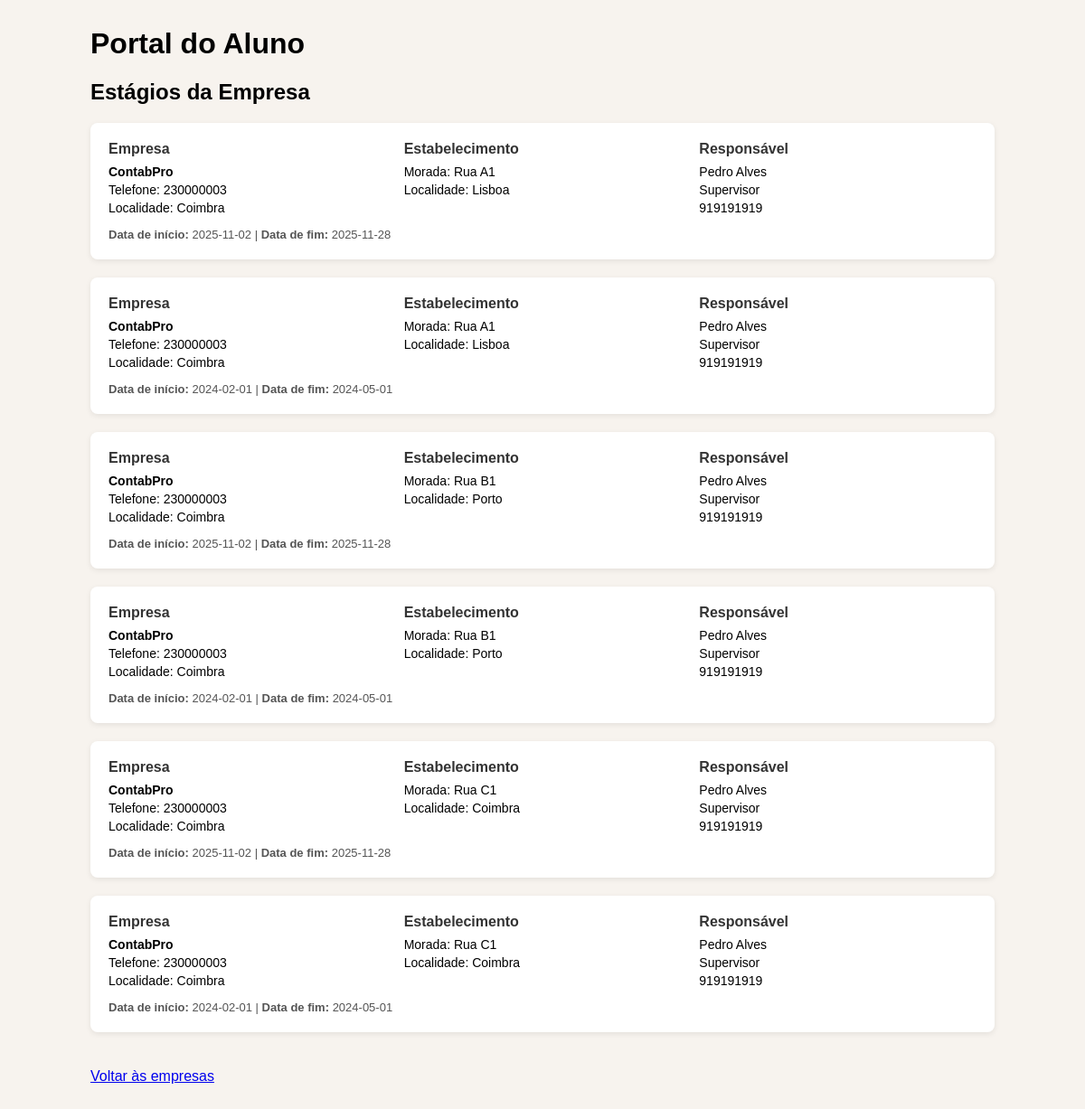
The page /siestagios/aluno/estagios_empresa.php?id=3 on the database its author committed.
### tables this page shows
CREATE TABLE `estagio` (
  `estabelecimento_empresa_id` int(11) NOT NULL,
  `estabelecimento_id` int(11) NOT NULL,
  `aluno_id` int(11) NOT NULL,
  `formador_id` int(11) NOT NULL,
  `data_inicio` date DEFAULT NULL,
  `data_fim` date DEFAULT NULL,
  `nota_empresa` double DEFAULT NULL,
  `nota_escola` double NOT NULL,
  `nota_relatorio` double NOT NULL,
  `nota_procura` double NOT NULL,
  `nota_final` double DEFAULT NULL,
  `classificacao` tinyint(1) DEFAULT NULL
);

CREATE TABLE `empresa` (
  `responsavel_id` int(11) DEFAULT NULL,
  `empresa_id` int(11) NOT NULL,
  `num_contribuinte` char(9) DEFAULT NULL,
  `firma` varchar(150) DEFAULT NULL,
  `morada_sede` varchar(150) DEFAULT NULL,
  `localidade` varchar(150) DEFAULT NULL,
  `codigo_postal` char(8) DEFAULT NULL,
  `telefone` varchar(150) DEFAULT NULL,
  `email` varchar(150) DEFAULT NULL,
  `website` varchar(150) DEFAULT NULL,
  `tipo_organizacao` varchar(150) DEFAULT NULL,
  `observacoes` varchar(150) DEFAULT NULL
);

CREATE TABLE `estabelecimento` (
  `empresa_id` int(11) NOT NULL,
  `responsavel_id` int(11) NOT NULL,
  `zona_id` int(11) NOT NULL,
  `estabelecimento_id` int(11) NOT NULL,
  `nome_comercial` varchar(150) DEFAULT NULL,
  `morada` varchar(150) DEFAULT NULL,
  `localidade` varchar(150) DEFAULT NULL,
  `codigo_postal` varchar(150) DEFAULT NULL,
  `telefone` varchar(150) DEFAULT NULL,
  `email` varchar(150) DEFAULT NULL,
  `foto` int(11) DEFAULT NULL,
  `horario_funcionamento` varchar(150) DEFAULT NULL,
  `data_surgimento` date DEFAULT NULL,
  `aceitou_estagiarios` varchar(150) DEFAULT NULL,
  `observacoes` varchar(150) DEFAULT NULL
);

CREATE TABLE `responsavel` (
  `responsavel_id` int(11) NOT NULL,
  `nome` varchar(150) DEFAULT NULL,
  `titulo` varchar(150) DEFAULT NULL,
  `cargo` varchar(150) DEFAULT NULL,
  `telefone_direto` varchar(150) DEFAULT NULL,
  `telemovel` varchar(150) DEFAULT NULL,
  `email` varchar(150) DEFAULT NULL,
  `observacoes` varchar(150) DEFAULT NULL
);

### siestagios/aluno/estagios_empresa.php (the view, shortened to what this page needs)
<?php
require_once "../includes/db.php";
$empresa_id = $_GET["id"] ?? null;
$sql = "
SELECT
    est.estabelecimento_id,
    est.data_inicio,
    est.data_fim,
    e.firma AS empresa,
    e.telefone AS empresa_telefone,
    e.localidade AS empresa_localidade,
    estb.morada,
    estb.localidade AS estabelecimento_localidade,
    r.nome AS responsavel_nome,
    r.cargo,
    r.telemovel,
    r.email
FROM estagio est
JOIN estabelecimento estb ON estb.estabelecimento_id = est.estabelecimento_id
JOIN empresa e ON e.empresa_id = est.estabelecimento_empresa_id
JOIN responsavel r ON r.responsavel_id = e.responsavel_id
WHERE e.empresa_id = :empresa_id
";
$stmt = $pdo->prepare($sql);
$stmt->execute([":empresa_id" => $empresa_id]);
$estagios = $stmt->fetchAll();
?>
<!DOCTYPE html>
<html lang="pt">
<head>
</head>
<body>
<div class="container">
    <h1>Portal do Aluno</h1>
    <h2>Estágios da Empresa</h2>
    <?php foreach ($estagios as $e): ?>
        <div class="estagio-card">
            <div class="grid">
                <div>
                    <h4>Empresa</h4>
                    <p><strong><?= htmlspecialchars($e["empresa"]) ?></strong></p>
                    <p>Telefone: <?= htmlspecialchars($e["empresa_telefone"]) ?></p>
                    <p>Localidade: <?= htmlspecialchars($e["empresa_localidade"]) ?></p>
                </div>
                <div>
                    <h4>Estabelecimento</h4>
                    <p>Morada: <?= htmlspecialchars($e["morada"]) ?></p>
                    <p>Localidade: <?= htmlspecialchars($e["estabelecimento_localidade"]) ?></p>
                </div>
                <div>
                    <h4>Responsável</h4>
                    <p><?= htmlspecialchars($e["responsavel_nome"]) ?></p>
                    <p><?= htmlspecialchars($e["cargo"]) ?></p>
                    <p><?= htmlspecialchars($e["telemovel"]) ?></p>
                </div>
            </div>
            <div class="datas">
                <strong>Data de início:</strong> <?= htmlspecialchars($e["data_inicio"]) ?> |
                <strong>Data de fim:</strong> <?= htmlspecialchars($e["data_fim"] ?? "Em curso") ?>
            </div>
        </div>
    <?php endforeach; ?>
    <a href="empresas.php" class="voltar">Voltar às empresas</a>
</div>
</body>
</html>

### siestagios/aluno/estagios_empresa.php (style rules this page uses)
body { font-family: Arial, Helvetica, sans-serif; background: #f7f3ee; margin: 0; padding: 30px; }
h1, h2 { margin-top: 0; }
.container { max-width: 1000px; margin: auto; }
.estagio-card { background: #fff; border-radius: 8px; padding: 20px; margin-bottom: 20px; box-shadow: 0 2px 6px rgba(0,0,0,0.08); }
.grid { display: grid; grid-template-columns: 1fr 1fr 1fr; gap: 20px; }
.grid h4 { margin-top: 0; margin-bottom: 8px; color: #333; }
.grid p { margin: 4px 0; font-size: 14px; }
.datas { margin-top: 10px; font-size: 13px; color: #555; }
.voltar { display: inline-block; margin-top: 20px; }

### rows shown on the page
estagio: empresa.firma "ContabPro", empresa.telefone "230000003", empresa.localidade "Coimbra", estabelecimento.morada "Rua A1", estabelecimento.localidade "Lisboa", responsavel.nome "Pedro Alves", responsavel.cargo "Supervisor", responsavel.telemovel "919191919", data_inicio "2025-11-02", data_fim "2025-11-28", estabelecimento.morada "Rua B1", estabelecimento.localidade "Porto", estabelecimento.morada "Rua C1", estabelecimento.localidade "Coimbra"
estagio: empresa.firma "ContabPro", empresa.telefone "230000003", empresa.localidade "Coimbra", estabelecimento.morada "Rua A1", estabelecimento.localidade "Lisboa", responsavel.nome "Pedro Alves", responsavel.cargo "Supervisor", responsavel.telemovel "919191919", data_inicio "2024-02-01", data_fim "2024-05-01", estabelecimento.morada "Rua B1", estabelecimento.localidade "Porto", estabelecimento.morada "Rua C1", estabelecimento.localidade "Coimbra"
